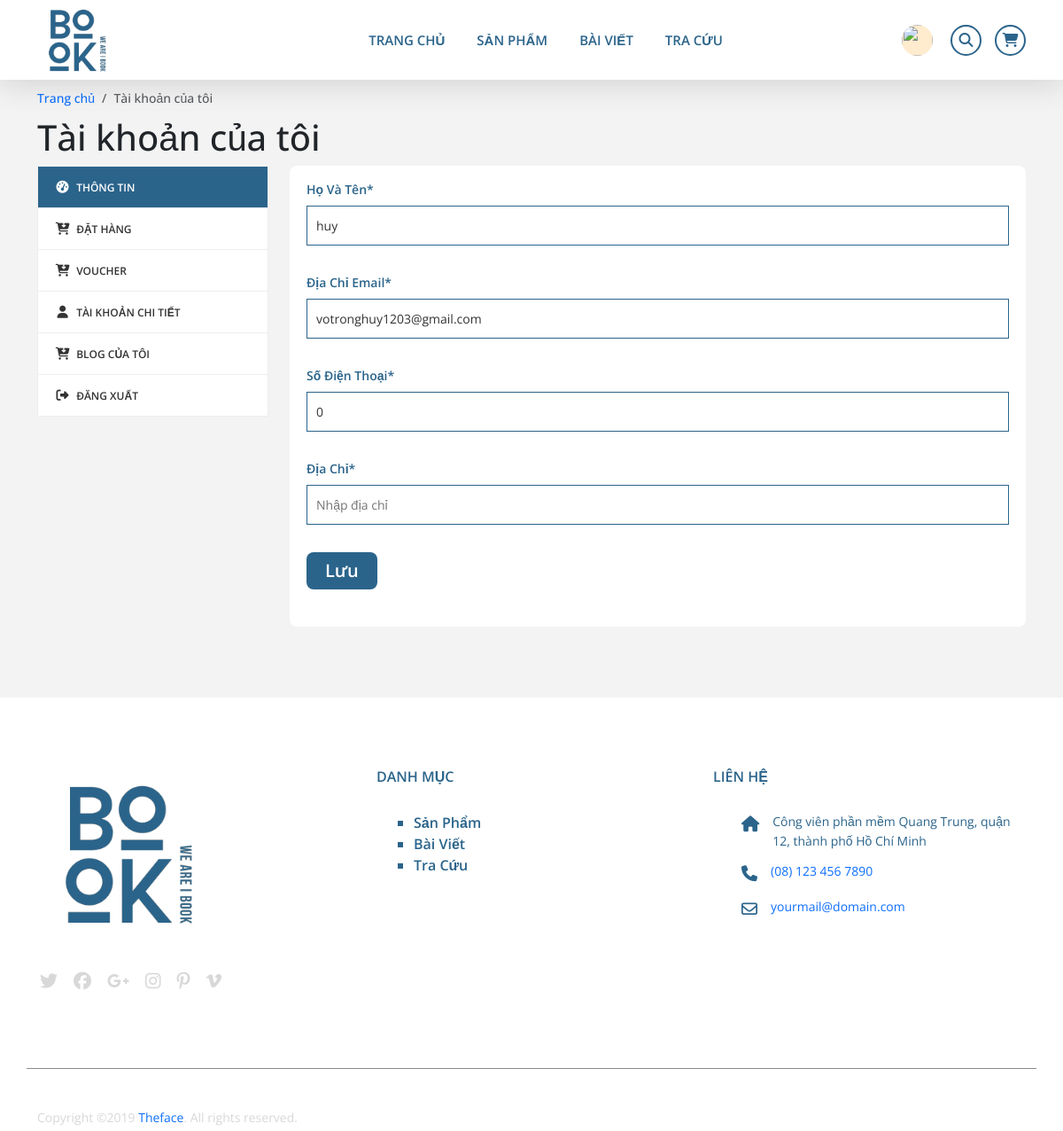
/controller/index.php?pg=myaccount (signed in), run on the app's committed database.
### tables this page shows
CREATE TABLE `user` (
  `id` int(3) NOT NULL,
  `username` varchar(200) NOT NULL,
  `password` varchar(200) NOT NULL,
  `name` varchar(200) NOT NULL,
  `img` varchar(200) NOT NULL DEFAULT 'user1.png',
  `diachi` varchar(200) DEFAULT NULL,
  `email` varchar(200) NOT NULL,
  `dienthoai` int(12) DEFAULT NULL,
  `role` int(2) NOT NULL DEFAULT 0,
  `diem_tich_luy` int(11) NOT NULL DEFAULT 0
);

### model/pdo.php (called while the page is built, shortened)
<?php
function pdo_get_connection(){
    $dburl = "mysql:host=localhost;dbname=da1-06-12-2023;charset=utf8";
    $username = 'root';
    $password = '';
    $conn = new PDO($dburl, $username, $password);
    $conn->setAttribute(PDO::ATTR_ERRMODE, PDO::ERRMODE_EXCEPTION);
    return $conn;
}
function pdo_query_one($sql){
    $sql_args = array_slice(func_get_args(), 1);
    try{
        $conn = pdo_get_connection();
        $stmt = $conn->prepare($sql);
        $stmt->execute($sql_args);
        $row = $stmt->fetch(PDO::FETCH_ASSOC);
        return $row;
    }
    catch(PDOException $e){
        throw $e;
    }
    finally{
        unset($conn);
    }
}

### model/user.php (called while the page is built, shortened)
<?php
require_once 'pdo.php';
function get_user($id){
    $sql = "Select * from user where id=? ";
    return pdo_query_one($sql, $id);
}

### view/myaccount.php (the view, shortened to what this page needs)
<?php
if(isset($_SESSION['user'])&&(count($_SESSION['user'])>0)){
    extract($_SESSION['user']);
    $userif=get_user($id);
    extract($userif);
    }
?>
        <div class="container-fluid">
            <div class="container">
                <nav aria-label="breadcrumb">
                    <ol class="breadcrumb">
                        <li class="breadcrumb-item"><a href="#">Trang chủ</a></li>
                        <li class="breadcrumb-item active" aria-current="page">Tài khoản của tôi</li>
                    </ol>
                </nav>
            </div>
        </div>
        <div
            class="my-account-section section pt-lg-20 pt-md-70 pt-sm-60   pb-100 pb-lg-80 pb-md-70 pb-sm-60 pb-xs-50">
            <div class="container">
        <h1 class="myAccount-title">Tài khoản của tôi</h1>
                <div class="row">
                    <div class="col-12">
                        <div class="row">
                            <div class="col-lg-3 col-12 mb-4">
                                <div class="myaccount-tab-menu nav" role="tablist">
                                    <a href="#dashboad" class="active" data-toggle="tab"><i class="fa fa-dashboard"></i>
                                        Thông tin</a>
                                    <a href="#orders" data-toggle="tab"><i class="fa fa-cart-arrow-down"></i> Đặt
                                        hàng</a>
                                        <a href="#voucher" data-toggle="tab"><i class="fa fa-cart-arrow-down"></i> Voucher </a>
                                    <a href="#account-info" data-toggle="tab"><i class="fa fa-user"></i> Tài khoản
                                        Chi tiết</a>
                                        <a href="#blog" data-toggle="tab"><i class="fa fa-cart-arrow-down"></i> Blog của tôi</a>
                                    <a href="index.php?pg=thoat"><i class="fa fa-sign-out"></i> Đăng xuất</a>
                                </div>
                            </div>
                            <div class="col-lg-9 col-12 ">
                                <div class="tab-content bg-white bdr-10 p-3" id="myaccountContent">
                                    <div class="tab-pane fade show active" id="dashboad" role="tabpanel">
                                        <form action="index.php?pg=updateacc" method="post" class="checkout-form">
                                            <div class="row row-40">
                                                <div class="col-lg-12">
                                                    <div id="billing-form" class="mb-10">
                                                        <div class="row">
                                                            <div class="col-md-12 col-12 mb-3">
                                                                <label class="mb-2">Họ và tên*</label>
                                                                <input type="text" placeholder="Họ và tên" name="username"  value="<?=$username?>">
                                                            </div>
                                                            <div class="col-md-12 col-12 mb-3">
                                                                <label class="mb-2">Địa chỉ email*</label>
                                                                <input type="email" placeholder="Email" name="email" value="<?=$email?>">
                                                            </div>
                                                            <div class="col-md-12 col-12 mb-3">
                                                                <label class="mb-2">Số điện thoại*</label>
                                                                <input type="text" placeholder="Số điện thoại" name="dienthoai" value="<?=$dienthoai?>">
                                                            </div>
                                                            <div class="col-12 mb-3">
                                                                <label class="mb-2">Địa chỉ*</label>
                                                                <input type="text" placeholder="Nhập địa chỉ" name="diachi" value="<?=$diachi?>">
                                                            </div>
                                                            <div class="col-12 mb-3">
                                                                <button class="btn btn-lg btn-round" name="capnhat">Lưu</button>
                                                            </div>
                                                        </div>
                                                    </div>
                                                </div>
                                            </div>
                                        </form>
                                    </div>
                                </div>
                            </div>
                        </div>
                    </div>
                </div>
            </div>
        </div>

### view/layout/assets/css/style2.css (style rules this page uses)
* { padding: 0; margin: 0; box-sizing: border-box; }
:root { --mainColor: #55b3f3; --mainColor2: #dff0fb; --mainColor3: #2b648b; --colorPrice: #ed553b; }
.bdr-10 { border-radius: 8px; }
.bg-white { background-color: #fff !important; }
body { font-family: "Open Sans", sans-serif !important; }
a { text-decoration: none; }
li { list-style: none; }
ol.breadcrumb { padding: 10px 0; font-weight: 500; margin: 0; font-size: 14px; }
button.btn-round { background-color: var(--mainColor3); color: #fff; font-weight: 600; padding: 5px 20px; }

### view/layout/assets/css/cart.css (style rules this page uses)
:root { --mainColor: #55b3f3; --mainColor2: #dff0fb; --mainColor3: #2b648b; --colorPrice: #ed553b; }
a { text-decoration: none !important; }

### view/layout/assets/css/login.css (style rules this page uses)
:root { --mainColor :#55b3f3; --mainColor2:#dff0fb; --mainColor3:#2b648b; --colorPrice: #ed553b; }

### view/layout/assets/css/checkout.css (style rules this page uses)
:root { --mainColor :#55b3f3; --mainColor2:#dff0fb; --mainColor3:#2b648b; --colorPrice: #ed553b; }
.row { display: -ms-flexbox; display: flex; -ms-flex-wrap: wrap; flex-wrap: wrap; margin: 0 -16px; }
label { display: block; font-size: 16px; margin-bottom: 0 !important; }

### view/layout/assets/css/helper.css (style rules this page uses)
.row-40 { margin-left: -40px; margin-right: -40px; }
@media only screen and (min-width: 1200px) and (max-width: 1499px) { .row-40 { margin-left: -15px; margin-right: -15px; } }
.row-40>[class*="col"] { padding-left: 40px; padding-right: 40px; }
@media only screen and (min-width: 1200px) and (max-width: 1499px) { .row-40>[class*="col"] { padding-left: 15px; padding-right: 15px; } }
.mb-10 { margin-bottom: 10px !important; }
.pb-100 { padding-bottom: 100px !important; }
@media only screen and (min-width: 1200px) and (max-width: 1499px) { .pb-lg-80 { padding-bottom: 80px !important; } }

### data on the page
user: username "huy", email "votronghuy1203@gmail.com", dienthoai "0"
